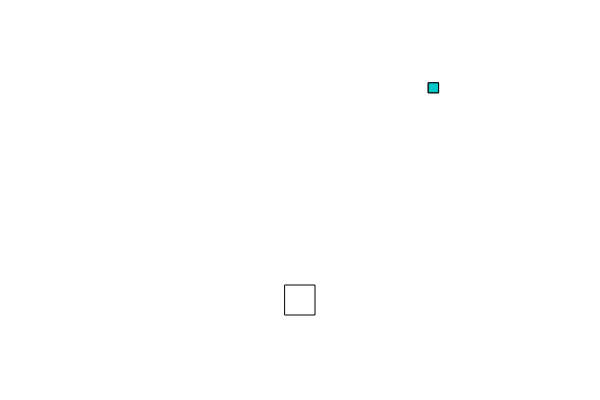
Frame 1 (no input)
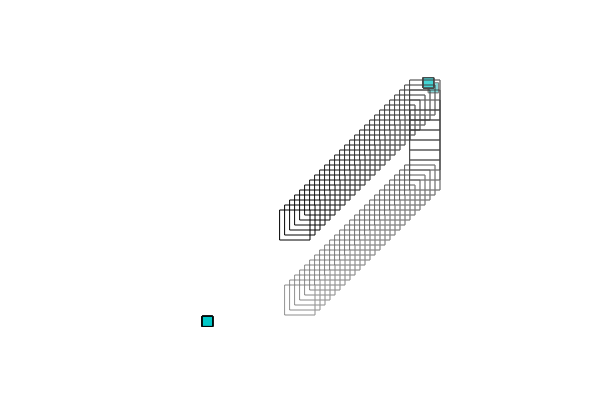
Frame 60 (no input)
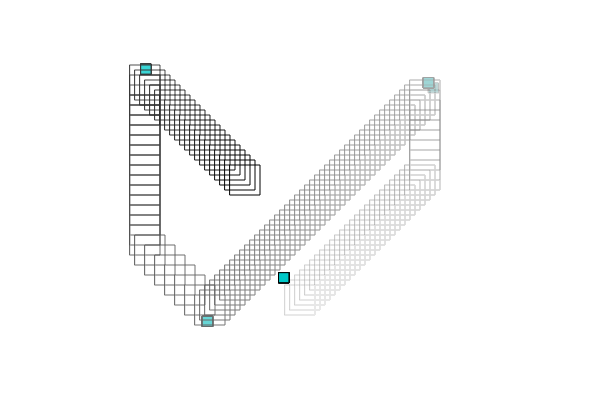
Frame 120 (the mouse pressed at the canvas centre since frame 60)

The p5.js sketch that drew these frames (run headless with seeded random() and noise() and a simulated clock; from frame 60 on, the mouse is pressed at the canvas centre):

// p5.js sketch
// ── sketch.js
var x=300;
var y=300;
var makanan=false;
var c;
var d;
var score=0;
var tiam=0;



function setup() {
  createCanvas(600,400);
 
}

function draw() {
	background(255,3);
	if(makanan==false)
	{
		var a=random(0,600);
		var b=random(0,400);
		fill(0,random(200||0),200);
		rect(a,b,10,10);
		c=a;
		d=b;
		makanan=true;
		

	}
  fill(0,200,200);
  rect(c,d,10,10);
  noFill();
  rectMode(CENTER);
  rect(x,y,30,30);
  if(c<x)
  {
  	x=x-5;
  }
  
  if(c>x)
  {
  	x=x+5;
  }
  if(d<y)
  {
  	y=y-5;
  }
  if(d>y)
  {
  	y=y+5;
  }
  if(c<x&&d<y)
  {
  	x=x-5;
  	y=y-5;
  }
  

  if((c<15+x && c>x-15) && (d<y+15 && d>y-15))
  {
   	makanan=false;	
  	   score++;
  	//   print("SCORE : "+ score);
  }
  
  print("waktu"+tiam);
  tiam++;
  
}
